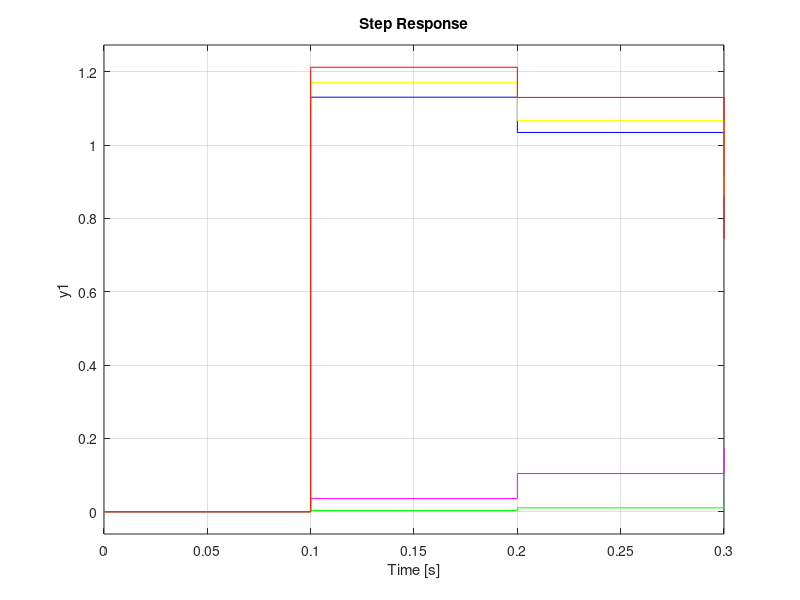

The MATLAB script that drew this image:
% Consider a unity feedback system with forward path transfer function 
% G(s) =  1/ (s2+10s+20). Convert this system in z -domain with T = 0.1 sec. Show the effect of addition of a PD controller on the system performance.
num=1; 
den=[1 10 20];
 g1=tf (num,den)
 t1=feedback(g1,1) 
d1=c2d(t1,.1,'zoh') 
step(d1,'g') 
hold on   
num1=10; 
den1=[1 10 20];
 g2=tf (num1,den1) 
t2=feedback(g2,1) 
d2=c2d(t2,.1, 'zoh') 
step(d2,'m') 
hold on 
Kp=500; 
Kd=10; 
numc=[Kd Kp]; 
numo=conv(numc,num) 
deno=den 
g3=tf(numo,deno)
 t3=feedback(g3,1) 
d3= c2d(t3,.1,'zoh') 
step(d3,'b') 
hold on 
Kp=500; 
Kd=5; 
numc=[Kd Kp]; 
numo=conv(numc,num) 
deno=den 
g3=tf(numo,deno) 
t3=feedback(g3,1) 
d3= c2d(t3,.1,'zoh') 
step(d3,'y') 
hold on 
Kp=500; 
Kd=.01; 
numc=[Kd Kp]; 
numo=conv(numc,num) 
deno=den 
g3=tf(numo,deno) 
t3=feedback(g3,1) 
d3= c2d(t3,.1,'zoh') 
step(d3,'r') 
hold on
